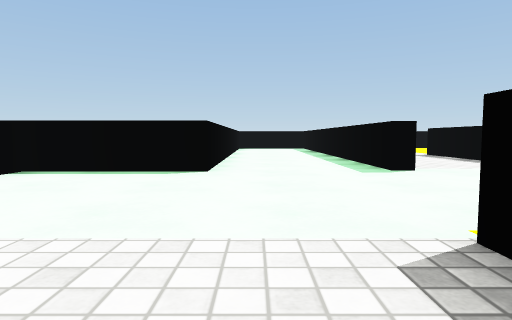
[1] (above)

18 first-person views from a walk through a Unity game level. The camera is 0.23 m above the floor, tilts 4° down and sees 75° across. The floor is counted in squares, 0.5 m on a side. Each view is taken from the middle of a square. On the plan, view 1 faces up. The plan holds only what a view shows up to about 9 squares ahead; the rest is blank. Surface patterns are stand-ins for the level's own textures.

[2]
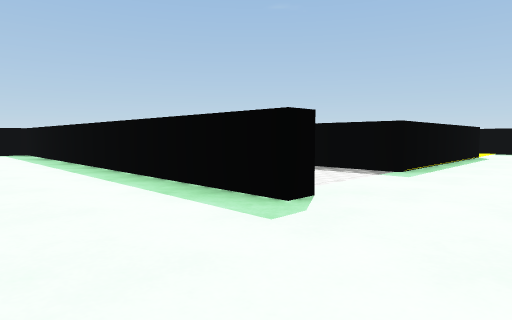

[3]
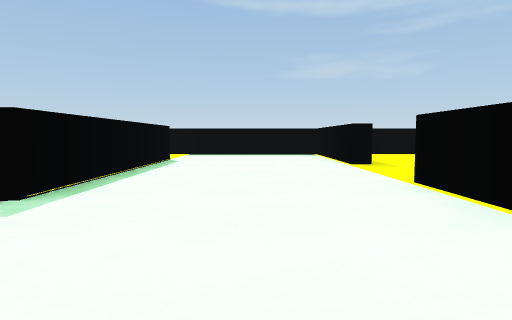

[4]
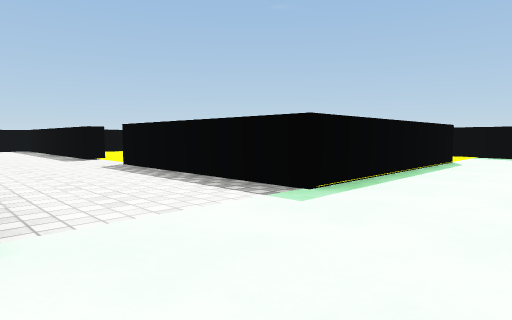

[5]
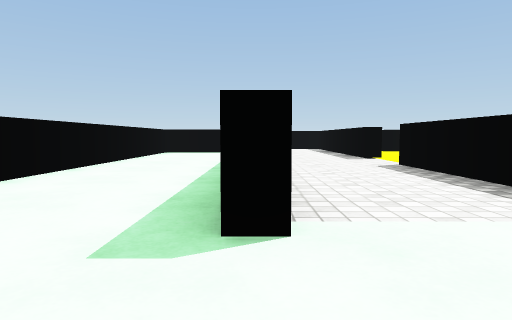

[6]
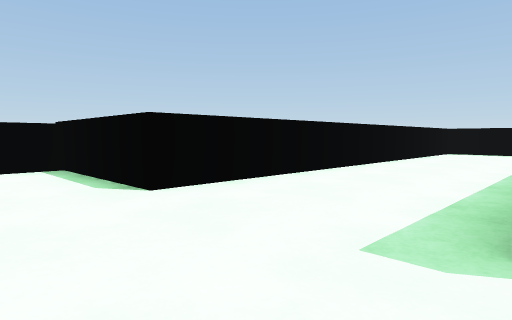

[7]
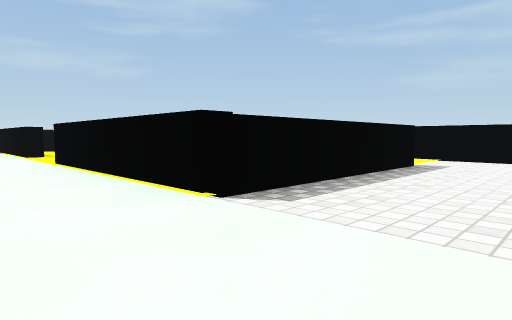

[8]
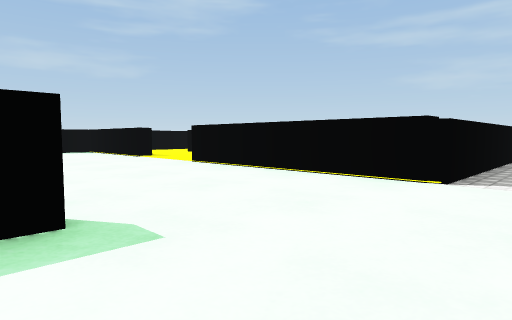

[9]
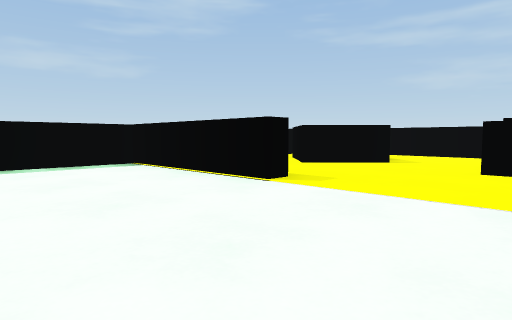

[10]
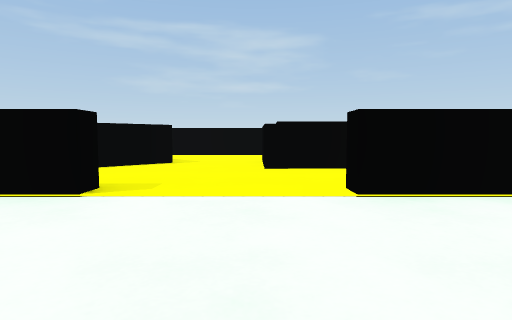

[11]
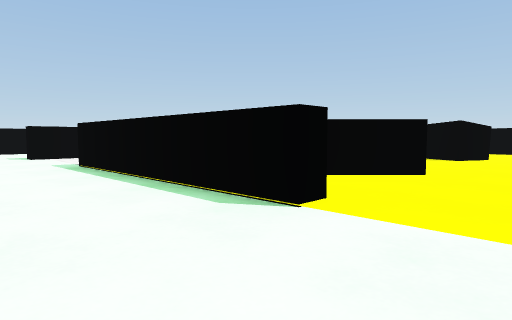

[12]
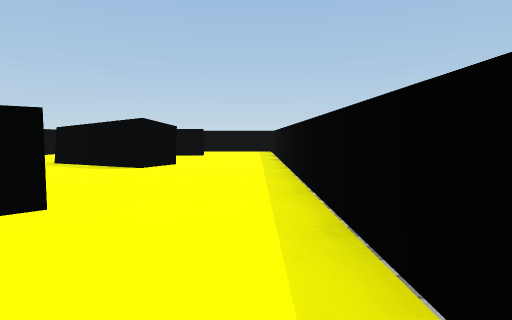

[13]
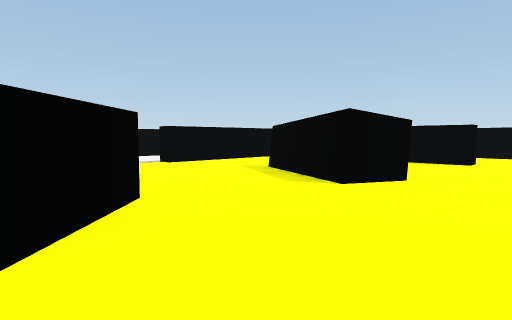

[14]
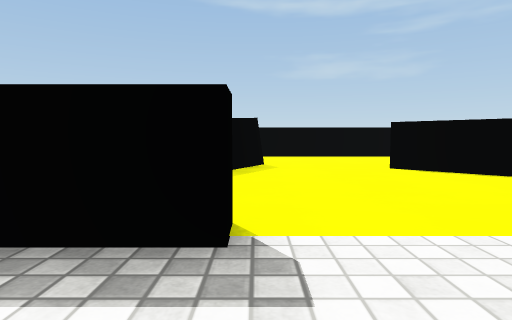

[15]
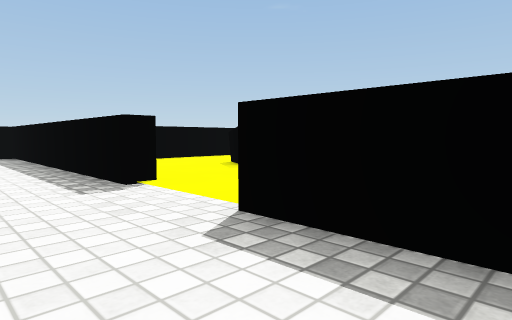

[16]
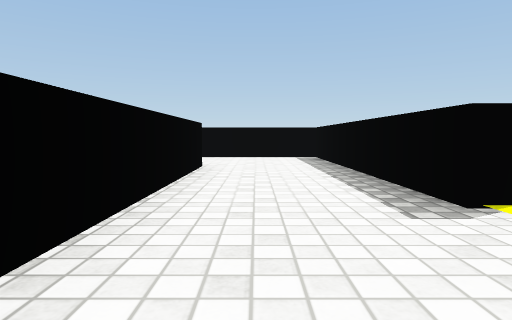

[17]
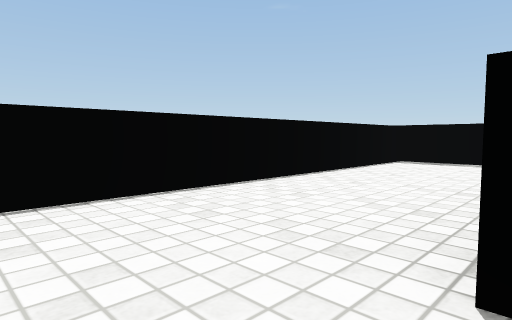

[18]
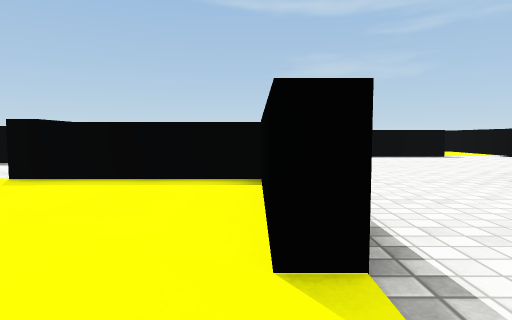

### Floor plan
Key: @ floor where view 1 was taken; # wall or solid block; . floor; O other object.
Columns run from 7 left of view 1 to 11 right of it. Each row starts with its distance up from view 1.
 16       ######   ##
 15      ......#   ..
 14      ......##   ..#
 13      .####.#####..#
 12       #..#.##.....#
 11       #..#.##.OO..#
 10       #..#.##..O..#
  9       #..#........#
  8       #..#..#.OO..#
  7       #..#..#.OOO.#
  6       #..#..#  O..#
  5       #..#..####..#
  4   ..###...........#
  3  ... .............#
  2 ..#  .............#
  1  .......#####..####
  0   .....@#   ......#
 -1      ...#     .OO.#
 -2      ...#     .OO.#
 -3       ....   ..   #
 -4        ###   ###

Positions as (right, up) in squares from view 1, and headings:
1: (0, 0), facing up
2: (0, 3), facing up-right
3: (2, 3), facing right
4: (2, 3), facing up-right
5: (2, 3), facing up
6: (2, 3), facing up-left
7: (-1, 3), facing down-right
8: (0, 5), facing down-right
9: (5, 4), facing down-right
10: (6, 4), facing down
11: (10, 3), facing up-left
12: (10, 5), facing up
13: (10, 7), facing up-left
14: (3, 10), facing right
15: (3, 7), facing up-right
16: (3, 8), facing up
17: (-2, 13), facing up-right
18: (-7, 2), facing right
